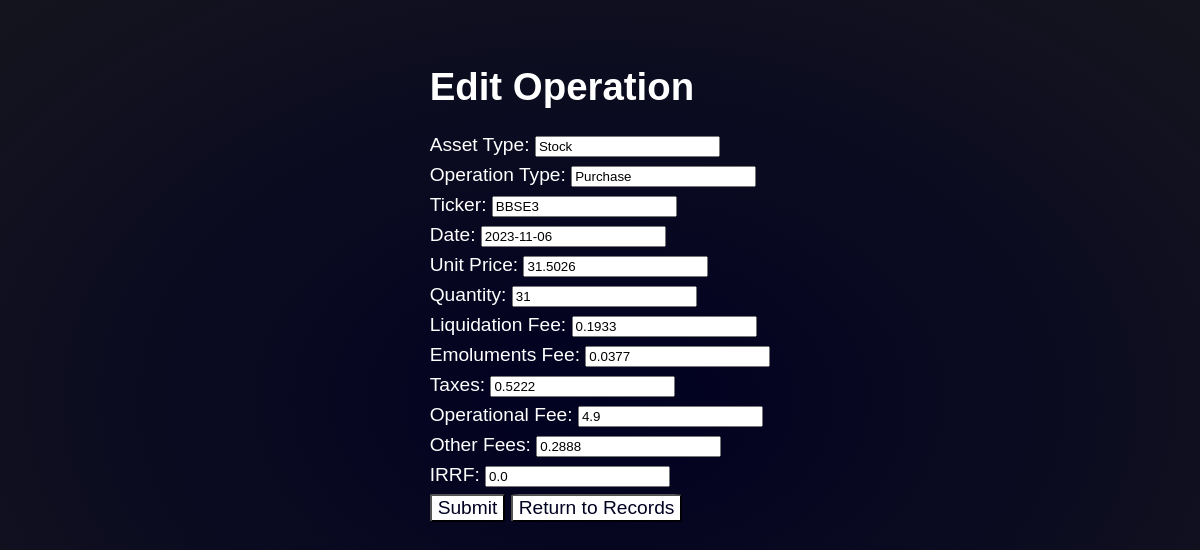
Screenshot of /edit/1 with the database file from the repository.
### tables this page shows
CREATE TABLE operations (
            id INTEGER PRIMARY KEY AUTOINCREMENT,
            asset_type TEXT NOT NULL,
            operation_type TEXT NOT NULL,
            ticker TEXT NOT NULL,
            date TEXT NOT NULL,
            unit_price REAL NOT NULL,
            quantity INTEGER NOT NULL,
            liquidation_fee REAL NOT NULL,
            emoluments_fee REAL NOT NULL,
            taxes REAL NOT NULL DEFAULT 0,
            operational_fee REAL NOT NULL DEFAULT 0,
            other_fees REAL NOT NULL DEFAULT 0,
            irrf REAL NOT NULL DEFAULT 0,
            timestamp DATETIME NOT NULL
        );

### app.py (the view)
@app.route("/edit/<int:id>", methods=["POST", "GET"])
def edit(id):
    operation = get_operation_by_id(id)
    page = request.args.get("page", 1)
    return render_template("edit.html", operation=operation, page=page)

### utils.py (called while the page is built)
def get_operation_by_id(id):
    dir_path = os.path.join(os.getcwd(), "database")
    connection = sqlite3.connect(os.path.join(dir_path, "operations.db"))
    cursor = connection.cursor()
    cursor.execute("SELECT * FROM operations WHERE id = ?", (id,))
    operation = cursor.fetchone()
    connection.close()
    return operation

### templates/edit.html (shortened to what this page needs)
<!DOCTYPE html>
<html lang="en">
<head>
    <link rel="stylesheet" href="{{ url_for('static', filename='style.css') }}">
</head>
<body>
    <h1>Edit Operation</h1>
    <form action="/edit/commit/{{ operation[0] }}" method="POST" onsubmit="showSuccessPopup(event)">
        <label for="asset_type">Asset Type:</label>
        <input type="text" id="asset_type" name="asset_type" value="{{ operation[1] }}"><br>
        <label for="operation_type">Operation Type:</label>
        <input type="text" id="operation_type" name="operation_type" value="{{ operation[2] }}"><br>
        <label for="ticker">Ticker:</label>
        <input type="text" id="ticker" name="ticker" value="{{ operation[3] }}"><br>
        <label for="date">Date:</label>
        <input type="text" id="date" name="date" value="{{ operation[4] }}"><br>
        <label for="unit_price">Unit Price:</label>
        <input type="text" id="unit_price" name="unit_price" value="{{ operation[5] }}"><br>
        <label for="quantity">Quantity:</label>
        <input type="text" id="quantity" name="quantity" value="{{ operation[6] }}"><br>
        <label for="liquidationFee">Liquidation Fee:</label>
        <input type="text" id="liquidationFee" name="liquidationFee" value="{{ operation[7] }}"><br>
        <label for="emolumentsFee">Emoluments Fee:</label>
        <input type="text" id="emolumentsFee" name="emolumentsFee" value="{{ operation[8] }}"><br>
        <label for="taxes">Taxes:</label>
        <input type="text" id="taxes" name="taxes" value="{{ operation[9] }}"><br>
        <label for="operationalFee">Operational Fee:</label>
        <input type="text" id="operationalFee" name="operationalFee" value="{{ operation[10] }}"><br>
        <label for="otherFees">Other Fees:</label>
        <input type="text" id="otherFees" name="otherFees" value="{{ operation[11] }}"><br>
        <label for="irrf">IRRF:</label>
        <input type="text" id="irrf" name="irrf" value="{{ operation[12] }}"><br>
        <button type="submit">Submit</button>
        <span><button type="button" onclick="window.location.href='/records?page={{ page }}'">Return to Records</button></span>
    </form>
</body>
</html>

### static/style.css (style rules this page uses)
html { height: 100%; display: flex; justify-content: center; }
body, button { font-family: sans-serif; font-size: 1.2rem; }
body { margin: 15px; padding: 2vw; background-image: radial-gradient(rgb(1, 1, 34) 0vw, rgb(29, 29, 29) 100vw); color: #ffffff; align-items: center; }
input, select { margin-bottom: 7px; }
button { border-radius: 5%; background-color: #ffffff; color: rgb(1, 1, 34); }
form { align-items: center; }

### rows the page displays
operations: asset_type "Stock", operation_type "Purchase", ticker "BBSE3", date "2023-11-06", unit_price "31.5026", quantity "31", liquidationFee "0.1933", emolumentsFee "0.0377", taxes "0.5222", operationalFee "4.9", otherFees "0.2888", irrf "0.0"
